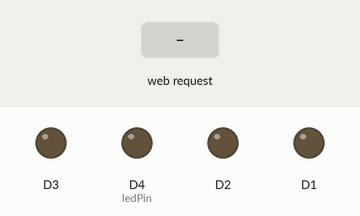
This sketch was run on a simulated ESP8266 (NodeMCU). On the bench: output pins drawn as LEDs (lit = HIGH). The test bench sets the inputs (shaded band). WiFi joins after 1.5 s; servers stay silent unless stated; what the sketch prints to the serial monitor is not drawn.

Above: at 2.7 s.
2.8 s: HTTP request GET /W received
At 3.6 s:
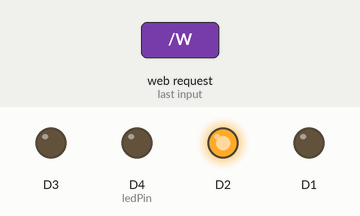
4.3 s: HTTP request GET /D received
At 4.8 s:
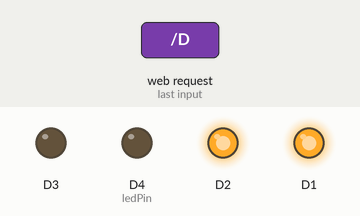
5.8 s: HTTP request GET /S received
At 7.0 s:
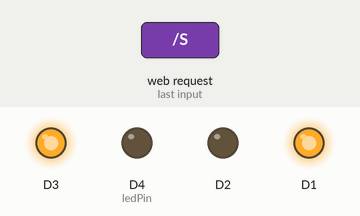
7.3 s: HTTP request GET /A received
At 8.2 s:
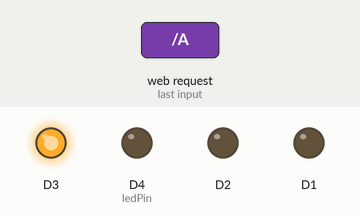
Timing chart, 0 to 9.8 s (numbered marks = the images above; inputs shaded):
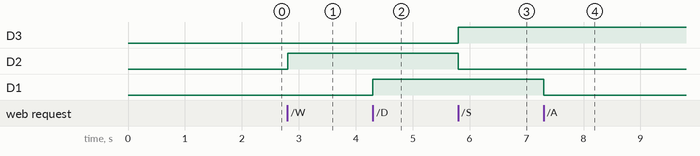

Measured:
- after the input at 2.8 s, D2: LOW → HIGH at once
- after the input at 4.3 s, D1: LOW → HIGH at once
- after the input at 5.8 s, D3: LOW → HIGH at once; D2: HIGH → LOW at once
- after the input at 7.3 s, D1: HIGH → LOW at once

The sketch:

NodeMCU.ino
```cpp
#include <ESP8266WiFi.h>


const char* ssid = "JixLapTop"; //your WiFi Name
const char* password = "ELIAAMAR";  //Your Wifi Password
int ledPin = LED_BUILTIN;
WiFiServer server(80);
int value2=0;
void setup() {
  Serial.begin(115200);
  delay(10);

  pinMode(ledPin, OUTPUT);
  pinMode(D1, OUTPUT);
  pinMode(D2, OUTPUT);
  pinMode(D3, OUTPUT);

  digitalWrite(ledPin, LOW);
  Serial.println();
  Serial.println();
  Serial.print("Connecting to ");
  Serial.println(ssid);
  WiFi.begin(ssid, password);
  while (WiFi.status() != WL_CONNECTED) {
    delay(500);
    Serial.print(".");
  }
  Serial.println("");
  Serial.println("WiFi connected");
  server.begin();
  Serial.println("Server started");
  Serial.print("Use this URL to connect: ");
  Serial.print("http://");
  Serial.print(WiFi.localIP());
  Serial.println("/");
}

void loop() {


  WiFiClient client = server.available();
  if (!client) {
    return;
  }
  Serial.println("new client");
  while(!client.available()){
    delay(1);
  }
  String request = client.readStringUntil('\r');
  Serial.println(request);
  client.flush();
  int value = LOW;
  if (request.indexOf("/A") != -1)  {
    digitalWrite(D0,HIGH);
    digitalWrite(D1,LOW);
  }
  if (request.indexOf("/W") != -1)  {
    digitalWrite(D2,HIGH);
    digitalWrite(D3,LOW);
  }
  if (request.indexOf("/D") != -1)  {
    digitalWrite(D0,LOW);
    digitalWrite(D1,HIGH);
  }
  if (request.indexOf("/S") != -1)  {
    digitalWrite(D2,LOW);
    digitalWrite(D3,HIGH);
  }
  if (request.indexOf("/StopMove") != -1)  {
    digitalWrite(D2,LOW);
    digitalWrite(D3,LOW);
  }
  if (request.indexOf("/StopTurn") != -1)  {
    digitalWrite(D0,LOW);
    digitalWrite(D1,LOW);
  }
  client.println("HTTP/1.1 200 OK");
  client.println("Content-Type: text/html");
  client.println("");
  client.println("");
  client.println("");
  client.print("Led is : ");
  if(value == HIGH) {
    client.print("On");
  } else {
    client.print("Off");
  }  client.println("");
  client.println(" ");
     delay(1);
   Serial.println("Client disonnected");
  Serial.println("");   }
//code copied from link
```
